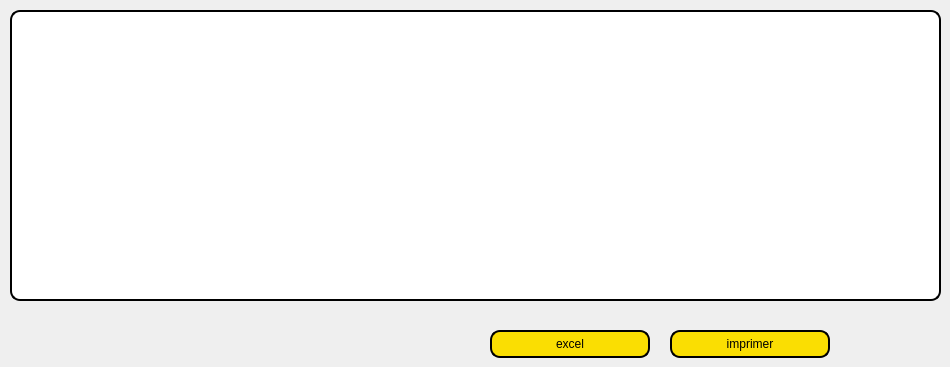
     <widget class="QWidget" name="tab_9">
      <attribute name="title">
       <string>imprimer</string>
      </attribute>
      <widget class="QTextEdit" name="imp">
       <property name="geometry">
        <rect>
         <x>10</x>
         <y>10</y>
         <width>931</width>
         <height>291</height>
        </rect>
       </property>
       <property name="styleSheet">
        <string notr="true">border: 2px solid black;
font:8pt &quot;MS Shell Dlg 2&quot; ;
border-radius: 10px;
padding: 0 8px;
color:black;
background: white;
selection-background-color: gray;</string>
       </property>
      </widget>
      <widget class="QPushButton" name="impdos_2">
       <property name="geometry">
        <rect>
         <x>670</x>
         <y>330</y>
         <width>160</width>
         <height>28</height>
        </rect>
       </property>
       <property name="styleSheet">
        <string notr="true">border: 2px solid black;
font: 75 8pt &quot;MS Shell Dlg 2&quot;;
border-radius: 10px;
padding: 0 8px;
background: #fade02;
font: bold, &quot;Comic Sans MS&quot;;;
text-align:center;
</string>
       </property>
       <property name="text">
        <string>imprimer</string>
       </property>
      </widget>
      <widget class="QPushButton" name="excel">
       <property name="geometry">
        <rect>
         <x>490</x>
         <y>330</y>
         <width>160</width>
         <height>28</height>
        </rect>
       </property>
       <property name="styleSheet">
        <string notr="true">border: 2px solid black;
font: 75 8pt &quot;MS Shell Dlg 2&quot;;
border-radius: 10px;
padding: 0 8px;
background: #fade02;
font: bold, &quot;Comic Sans MS&quot;;;
text-align:center;
</string>
       </property>
       <property name="text">
        <string>excel</string>
       </property>
      </widget>
     </widget>
